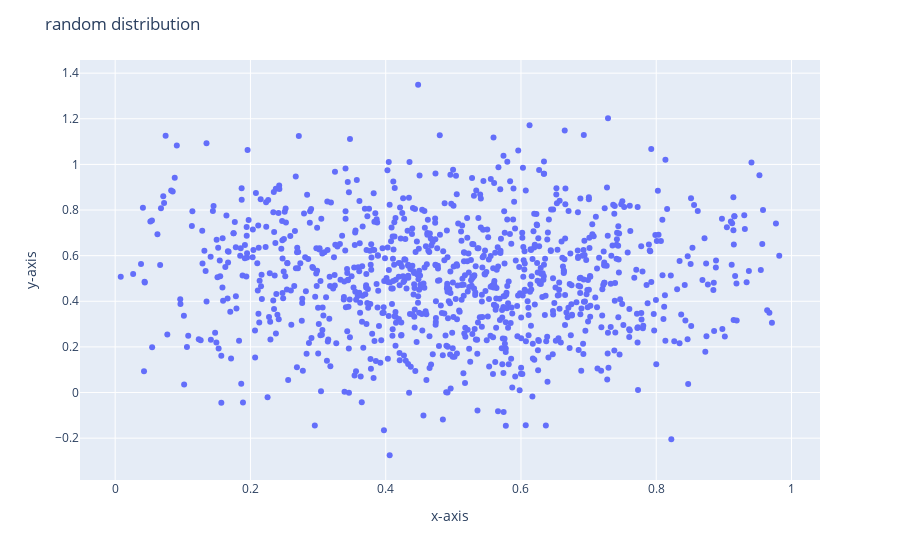

The notebook cell this image was saved under:
### Code cell
fig = px.scatter(x=x_values, y=y_values,labels={'x':'x-axis', 'y':'y-axis'})
fig.update_layout(title='random distribution',yaxis_zeroline=False, xaxis_zeroline=False)
fig.show()

### Figure 1 — Plotly figure (JSON) as saved in the notebook; plotly's stock layout.template omitted (floating-point values rounded to 4 significant figures; data arrays with more than 128 entries replaced by an {"elided": "..."} marker saying what was removed)
{"data": [{"hovertemplate": "x-axis=%{x}<br>y-axis=%{y}<extra></extra>", "legendgroup": "", "marker": {"color": "#636efa", "symbol": "circle"}, "mode": "markers", "name": "", "orientation": "v", "showlegend": false, "type": "scatter", "x": {"elided": "1000 float values"}, "xaxis": "x", "y": {"elided": "1000 float values"}, "yaxis": "y"}], "layout": {"legend": {"tracegroupgap": 0}, "margin": {"t": 60}, "title": {"text": "random distribution"}, "xaxis": {"anchor": "y", "domain": [0, 1], "title": {"text": "x-axis"}, "zeroline": false}, "yaxis": {"anchor": "x", "domain": [0, 1], "title": {"text": "y-axis"}, "zeroline": false}}}
